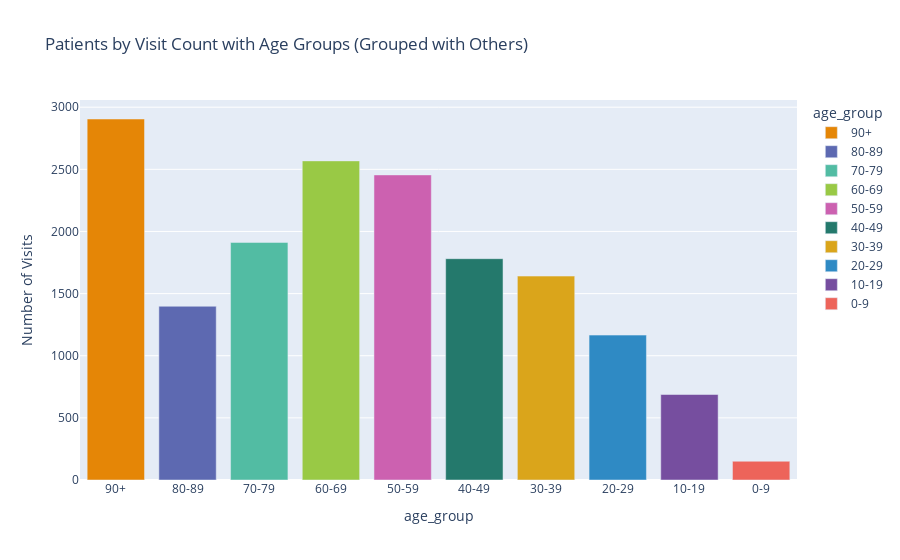

Source (notebook cell):
### Code cell
# Merge DataFrames and include age group
df_pat_cond = pd.merge(df_conditions, df_patients, on='PATIENT_ID', how='inner')

# Group by PATIENT_ID and AGE_GROUP, then count unique encounters
visit_count = df_pat_cond.groupby(['age_group'])['ENCOUNTER'].nunique().reset_index()

# Sort by visit count and extract top 20
visit_count_sorted = visit_count.sort_values(by='age_group', ascending=False)
top_20 = visit_count_sorted

# Calculate "Others" group for each age group
#remaining = visit_count_sorted.iloc[20:]
#others = remaining.groupby('age_group')['ENCOUNTER'].sum().reset_index()
#others['PATIENT_ID'] = 'Others'

# Combine top 20 and "Others"
result_df = top_20

# Create bar chart with color representing age groups
fig = px.bar(result_df, 
             x='age_group', 
             y='ENCOUNTER', 
             color='age_group',
             title="Patients by Visit Count with Age Groups (Grouped with Others)",
             labels={'PATIENT_ID': 'Patient ID', 'ENCOUNTER': 'Number of Visits', 'AGE_GROUP': 'Age Group'},
             color_discrete_sequence=px.colors.qualitative.Vivid)

# Save and display
fig.write_html("./output/data_visualization/top_patient_by_visit_age_groups.html")
fig.show()

### Figure 1 — Plotly figure (JSON) as saved in the notebook; plotly's stock layout.template omitted (floating-point values rounded to 4 significant figures)
{"data": [{"alignmentgroup": "True", "hovertemplate": "age_group=%{x}<br>Number of Visits=%{y}<extra></extra>", "legendgroup": "90+", "marker": {"color": "rgb(229, 134, 6)", "pattern": {"shape": ""}}, "name": "90+", "offsetgroup": "90+", "orientation": "v", "showlegend": true, "textposition": "auto", "type": "bar", "x": ["90+"], "xaxis": "x", "y": [2905], "yaxis": "y"}, {"alignmentgroup": "True", "hovertemplate": "age_group=%{x}<br>Number of Visits=%{y}<extra></extra>", "legendgroup": "80-89", "marker": {"color": "rgb(93, 105, 177)", "pattern": {"shape": ""}}, "name": "80-89", "offsetgroup": "80-89", "orientation": "v", "showlegend": true, "textposition": "auto", "type": "bar", "x": ["80-89"], "xaxis": "x", "y": [1398], "yaxis": "y"}, {"alignmentgroup": "True", "hovertemplate": "age_group=%{x}<br>Number of Visits=%{y}<extra></extra>", "legendgroup": "70-79", "marker": {"color": "rgb(82, 188, 163)", "pattern": {"shape": ""}}, "name": "70-79", "offsetgroup": "70-79", "orientation": "v", "showlegend": true, "textposition": "auto", "type": "bar", "x": ["70-79"], "xaxis": "x", "y": [1912], "yaxis": "y"}, {"alignmentgroup": "True", "hovertemplate": "age_group=%{x}<br>Number of Visits=%{y}<extra></extra>", "legendgroup": "60-69", "marker": {"color": "rgb(153, 201, 69)", "pattern": {"shape": ""}}, "name": "60-69", "offsetgroup": "60-69", "orientation": "v", "showlegend": true, "textposition": "auto", "type": "bar", "x": ["60-69"], "xaxis": "x", "y": [2568], "yaxis": "y"}, {"alignmentgroup": "True", "hovertemplate": "age_group=%{x}<br>Number of Visits=%{y}<extra></extra>", "legendgroup": "50-59", "marker": {"color": "rgb(204, 97, 176)", "pattern": {"shape": ""}}, "name": "50-59", "offsetgroup": "50-59", "orientation": "v", "showlegend": true, "textposition": "auto", "type": "bar", "x": ["50-59"], "xaxis": "x", "y": [2455], "yaxis": "y"}, {"alignmentgroup": "True", "hovertemplate": "age_group=%{x}<br>Number of Visits=%{y}<extra></extra>", "legendgroup": "40-49", "marker": {"color": "rgb(36, 121, 108)", "pattern": {"shape": ""}}, "name": "40-49", "offsetgroup": "40-49", "orientation": "v", "showlegend": true, "textposition": "auto", "type": "bar", "x": ["40-49"], "xaxis": "x", "y": [1781], "yaxis": "y"}, {"alignmentgroup": "True", "hovertemplate": "age_group=%{x}<br>Number of Visits=%{y}<extra></extra>", "legendgroup": "30-39", "marker": {"color": "rgb(218, 165, 27)", "pattern": {"shape": ""}}, "name": "30-39", "offsetgroup": "30-39", "orientation": "v", "showlegend": true, "textposition": "auto", "type": "bar", "x": ["30-39"], "xaxis": "x", "y": [1641], "yaxis": "y"}, {"alignmentgroup": "True", "hovertemplate": "age_group=%{x}<br>Number of Visits=%{y}<extra></extra>", "legendgroup": "20-29", "marker": {"color": "rgb(47, 138, 196)", "pattern": {"shape": ""}}, "name": "20-29", "offsetgroup": "20-29", "orientation": "v", "showlegend": true, "textposition": "auto", "type": "bar", "x": ["20-29"], "xaxis": "x", "y": [1166], "yaxis": "y"}, {"alignmentgroup": "True", "hovertemplate": "age_group=%{x}<br>Number of Visits=%{y}<extra></extra>", "legendgroup": "10-19", "marker": {"color": "rgb(118, 78, 159)", "pattern": {"shape": ""}}, "name": "10-19", "offsetgroup": "10-19", "orientation": "v", "showlegend": true, "textposition": "auto", "type": "bar", "x": ["10-19"], "xaxis": "x", "y": [688], "yaxis": "y"}, {"alignmentgroup": "True", "hovertemplate": "age_group=%{x}<br>Number of Visits=%{y}<extra></extra>", "legendgroup": "0-9", "marker": {"color": "rgb(237, 100, 90)", "pattern": {"shape": ""}}, "name": "0-9", "offsetgroup": "0-9", "orientation": "v", "showlegend": true, "textposition": "auto", "type": "bar", "x": ["0-9"], "xaxis": "x", "y": [151], "yaxis": "y"}], "layout": {"autosize": true, "barmode": "relative", "legend": {"title": {"text": "age_group"}, "tracegroupgap": 0}, "title": {"text": "Patients by Visit Count with Age Groups (Grouped with Others)"}, "xaxis": {"anchor": "y", "autorange": true, "categoryarray": ["90+", "80-89", "70-79", "60-69", "50-59", "40-49", "30-39", "20-29", "10-19", "0-9"], "categoryorder": "array", "domain": [0, 1], "range": [-0.5, 9.5], "title": {"text": "age_group"}, "type": "category"}, "yaxis": {"anchor": "x", "autorange": true, "domain": [0, 1], "range": [0, 3058.0], "title": {"text": "Number of Visits"}, "type": "linear"}}}
